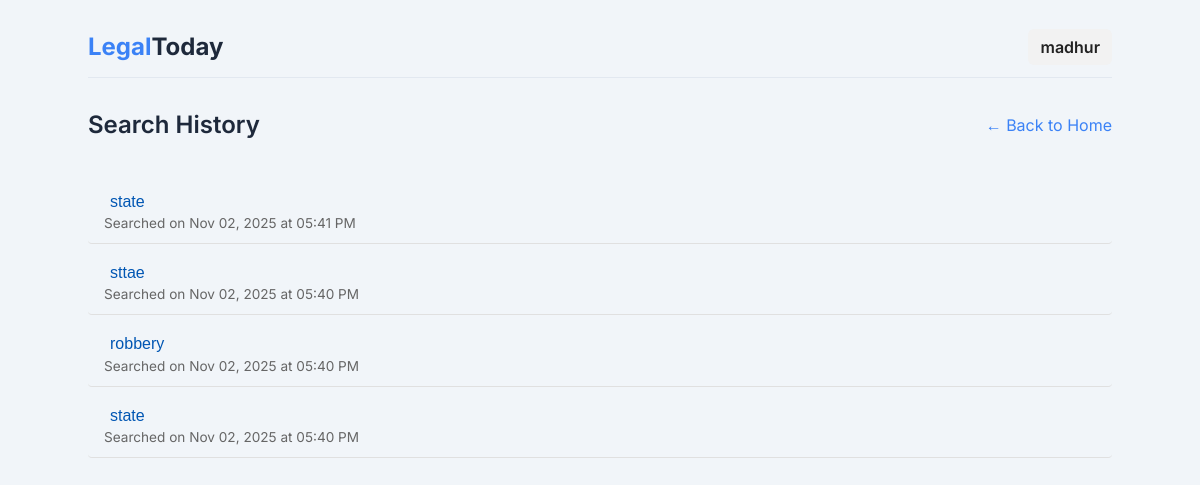
Before: /history (signed in) with the older database file.
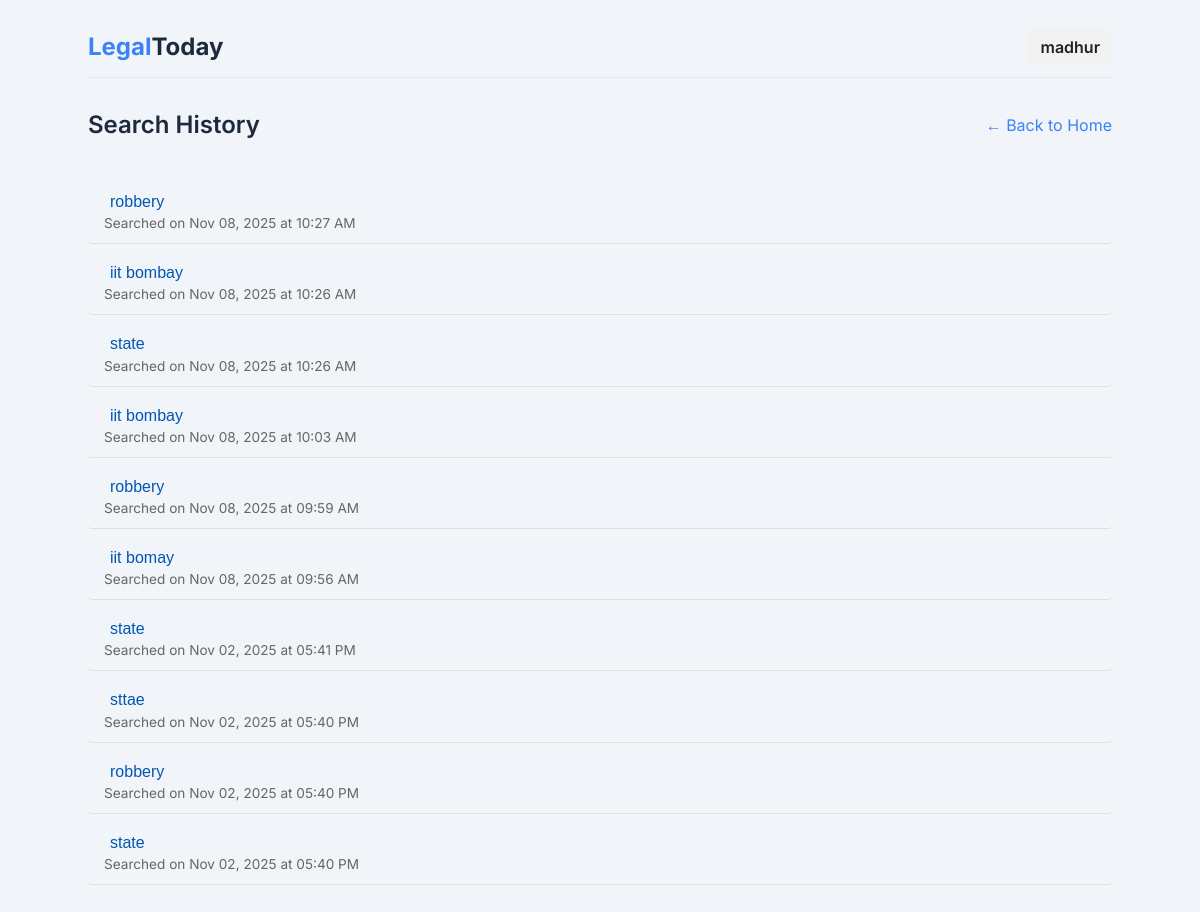
After: the same page with the newer database file.
### tables this page shows
CREATE TABLE history (
    id INTEGER PRIMARY KEY AUTOINCREMENT,
    email TEXT NOT NULL ,
    query TEXT NOT NULL,
    created_at DATETIME DEFAULT CURRENT_TIMESTAMP
    );

### app.py (the view)
@app.route('/history', methods=['GET'])
def history():
    conn = get_db_connection()
    cursor = conn.cursor()
    cursor.execute('''SELECT query, created_at FROM history WHERE email=? ORDER BY created_at DESC''', (session["email"],))
    rows = cursor.fetchall()
    conn.close()
    past_queries = []
    for query, created_at in rows:
        if isinstance(created_at, str):
            try:
                created_at = datetime.strptime(created_at, "%Y-%m-%d %H:%M:%S")
            except:
                pass
        past_queries.append((query, created_at))
    return render_template("history.html", past_queries=past_queries, name=session.get("name", None), email=session.get("email", None))

### app.py (called while the page is built)
def get_db_connection():
    return sqlite3.connect('users.db')

### templates/history.html (shortened to what this page needs)
<!DOCTYPE html>
<html lang="en">
<head>
    <link rel="stylesheet" href="../static/css/styles.css">
    <link rel="stylesheet" href="../static/css/layout.css">
    <link rel="stylesheet" href="../static/css/buttons.css">
    <link rel="stylesheet" href="../static/css/content.css">
    <link rel="stylesheet" href="../static/css/form.css">
    <link rel="stylesheet" href="../static/css/auth.css">
    <link rel="stylesheet" href="../static/css/results.css">
    <link rel="stylesheet" href="../static/css/documents.css">
    <link rel="stylesheet" href="../static/css/user.css">
    <link rel="stylesheet" href="../static/css/history.css">
</head>
<body>
    <div class="page-container">
        <div class="content-wrapper">
            <header class="header">
                <a href="{{ url_for('index') }}" class="logo">Legal<span>Today</span></a>
                {% if not name %}
                <div class="header-buttons">
                    <button id="login-but" class="button-l">Login</button>
                    <button id="register-but" class="button-r">Registration</button>
                </div>
                {% else %}
                <div class="header-buttons">
                    <div class="user-menu">
                        <span class="username">{{ name }}</span>
                    </div>
                </div>
                {% endif %}
            </header>
            <main class="main-content">
                <section class="r-section">
                    <div class="r-header">
                        <h2>Search History</h2>
                        <a href="{{ url_for('index') }}" class="link">&larr; Back to Home</a>
                    </div>
                    {% if past_queries %}
                    <div class="results-list">
                        <ul class="history-list">
                            {% for query, created_at in past_queries %}
                            <li class="history-item">
                                <form action="{{ url_for('search_query') }}" method="get" class="inline-form">
                                    <button type="submit" class="history-link">{{ query }}</button>
                                </form>
                                <span class="timestamp">
                                    Searched on {{ created_at.strftime("%b %d, %Y at %I:%M %p") if created_at else '' }}
                                </span>
                            </li>
                            {% endfor %}
                        </ul>
                    </div>
                    {% else %}
                    <p class="no-history">No search history found.</p>
                    {% endif %}
                </section>
            </main>
        </div>
    </div>
</body>
</html>

### static/css/styles.css (style rules this page uses)
:root { --color-primary: #3b82f6; --color-primary-hover: #2563eb; --color-text-light: #e2e8f0; --color-text-dark: #1e293b; --color-bg-light: #f1f5f9; --color-bg-dark: #0f172a; --color-surface-light: #ffffff; --color-surface-dark: #1e293b; --color-border-light: #e2e8f0; --color-border-dark: #334155; --color-muted-light: #64748b; --color-muted-dark: #94a3b8; --font-family: 'Inter', sans-serif; }
body { font-family: var(--font-family); margin: 0; transition: background-color 0.3s, color 0.3s; }
@media (prefers-color-scheme: light) { body { background-color: var(--color-bg-light); color: var(--color-text-dark); } }

### static/css/layout.css (style rules this page uses)
.page-container { min-height: 100vh; display: flex; flex-direction: column; align-items: center; padding: 1rem; }
.content-wrapper { width: 100%; max-width: 1024px; }
.header { display: flex; justify-content: space-between; align-items: center; padding: 1rem 0; border-bottom: 1px solid var(--color-border-light); }
.logo { font-size: 1.5rem; font-weight: 700; color: var(--color-primary); text-decoration: none; }
.logo span { color: var(--color-text-dark); }
.header-buttons { display: flex; gap: 0.5rem; }

### static/css/buttons.css (style rules this page uses)
.link, .mod-switch-text a { color: var(--color-primary); text-decoration: none; }

### static/css/content.css (style rules this page uses)
.main-content { margin-top: 2rem; }

### static/css/form.css (style rules this page uses)
.history-item { padding: 8px 10px; margin-bottom: 6px; border-radius: 4px; cursor: pointer; transition: background-color 0.2s ease; }

### static/css/results.css (style rules this page uses)
.r-header { display: flex; justify-content: space-between; align-items: center; margin-bottom: 1.5rem; }
.r-header h2 { font-size: 1.5rem; font-weight: 600; margin: 0; }
.results-list { display: flex; flex-direction: column; gap: 1rem; }

### static/css/user.css (style rules this page uses)
.user-menu { position: relative; display: inline-block; cursor: pointer; font-weight: 600; }
.username { color: #222; padding: 8px 12px; border-radius: 6px; background: #f2f2f2; }

### static/css/history.css (style rules this page uses)
.history-list { list-style: none; padding: 0; margin: 1rem 0; }
.history-item { padding: 0.75rem 1rem; border-bottom: 1px solid #e0e0e0; }
.history-link { background: none; border: none; color: #0056b3; font-weight: 500; font-size: 1rem; cursor: pointer; text-align: left; }
.timestamp { display: block; font-size: 0.85rem; color: #666; margin-top: 0.2rem; }

Changed rows visible on the page:
added history: query "robbery", created_at "Nov 08, 2025 at 10:27 AM"
added history: query "iit bombay", created_at "Nov 08, 2025 at 10:26 AM"
added history: query "state", created_at "Nov 08, 2025 at 10:26 AM"
added history: query "iit bombay", created_at "Nov 08, 2025 at 10:03 AM"
added history: query "robbery", created_at "Nov 08, 2025 at 09:59 AM"
added history: query "iit bomay", created_at "Nov 08, 2025 at 09:56 AM"
